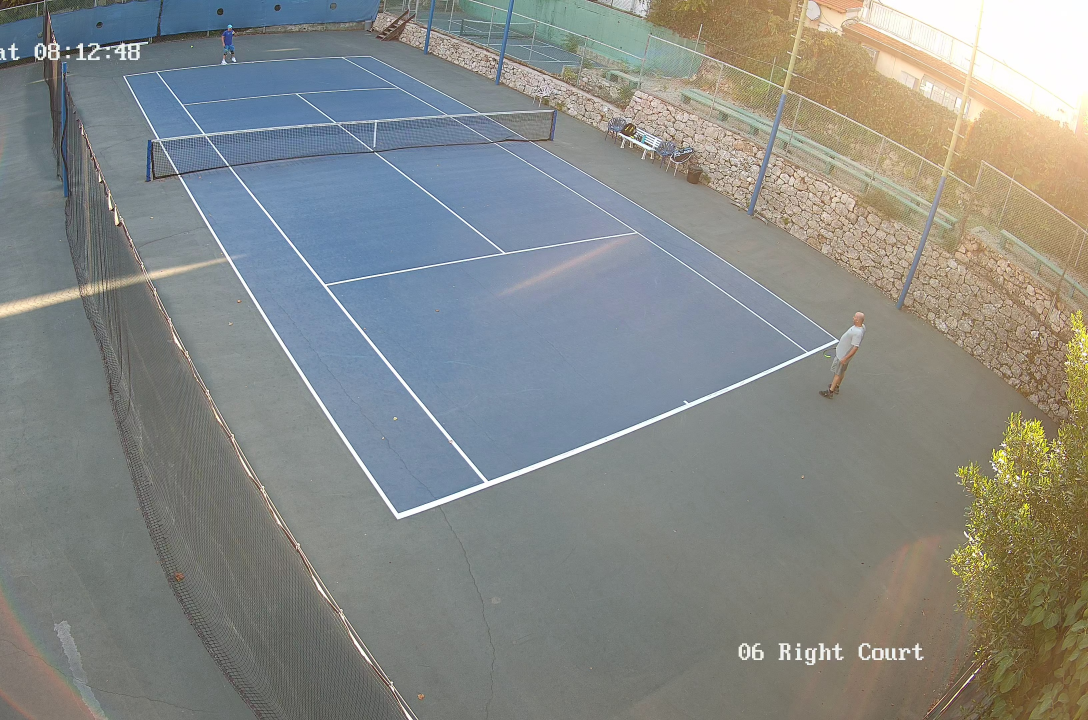
#> input picture original_frame.jpg, 3264 x 2160 px (shown at 1/3 size)
$ python -i night_serve_geometry.py   (imports and definitions only)
#> lines starting #> are read from the running program, lines starting #| are printed output that depends on the picture
#> further down, picture is the input picture: shape (2160, 3264, 3); mean B, G, R 134.5, 137.8, 135.1
"""Image-based baseline estimates for the fixed night camera."""
import cv2
import numpy as np


# [29 lines left out: function near_baseline, not called in this run]


def far_baseline(frame):
    """Locate the bright back boundary before the far service line."""
    height, width = frame.shape[:2]
#> height = 2160; width = 3264
    scale = 960.0 / width
#> scale = 0.294
    small = cv2.resize(frame, (960, int(round(height * scale))))
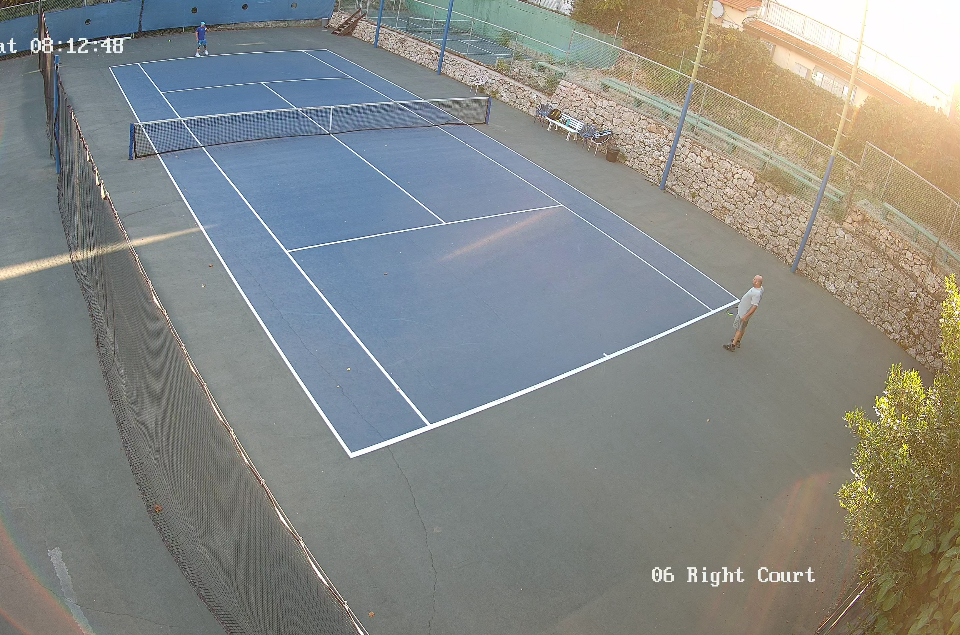
#> small: shape (635, 960, 3); mean B, G, R 134.4, 137.7, 135
    hsv = cv2.cvtColor(small, cv2.COLOR_BGR2HSV)
#> hsv: shape (635, 960, 3); mean H, S, V 62.3, 45.9, 148.9
    gray = cv2.cvtColor(small, cv2.COLOR_BGR2GRAY)
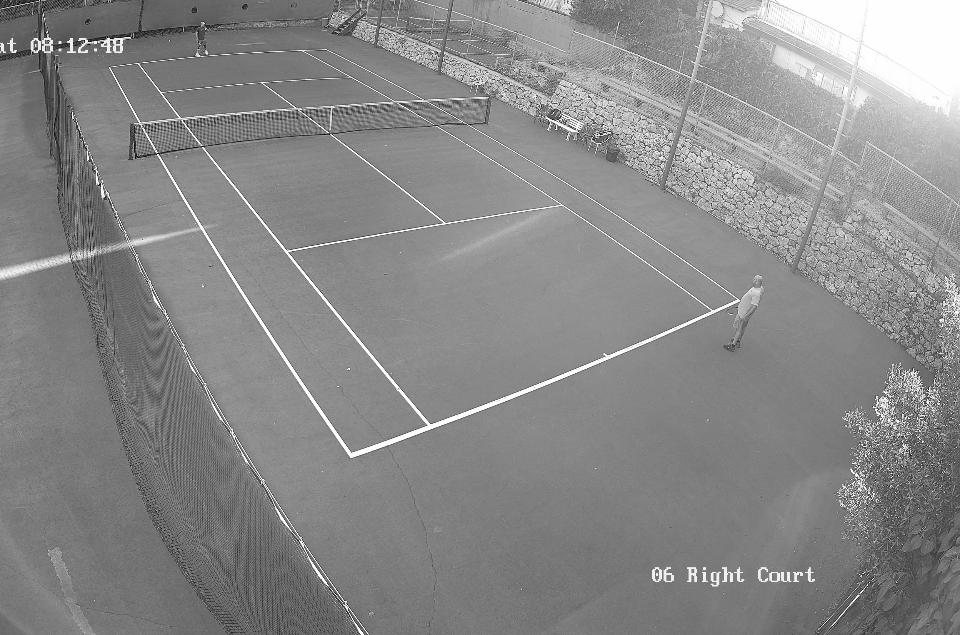
#> gray: shape (635, 960); min 2, max 255, mean 136.5
    contrast = cv2.subtract(gray, cv2.medianBlur(gray, 15))
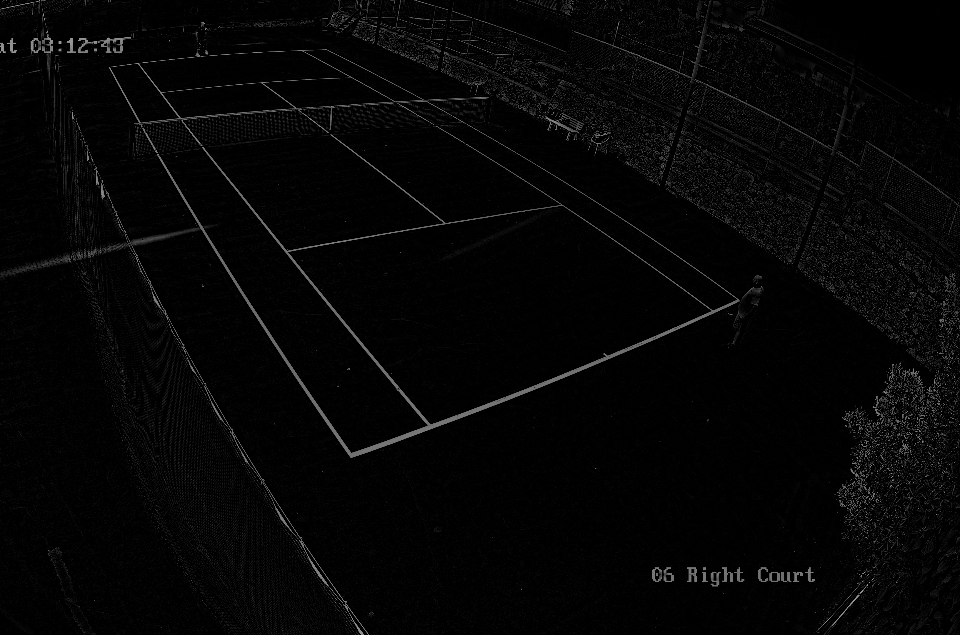
#> contrast: shape (635, 960); min 0, max 158, mean 5.5
    white = ((contrast >= 12) & (hsv[:, :, 1] <= 90) &
             (hsv[:, :, 2] >= 100)).astype(np.uint8) * 255
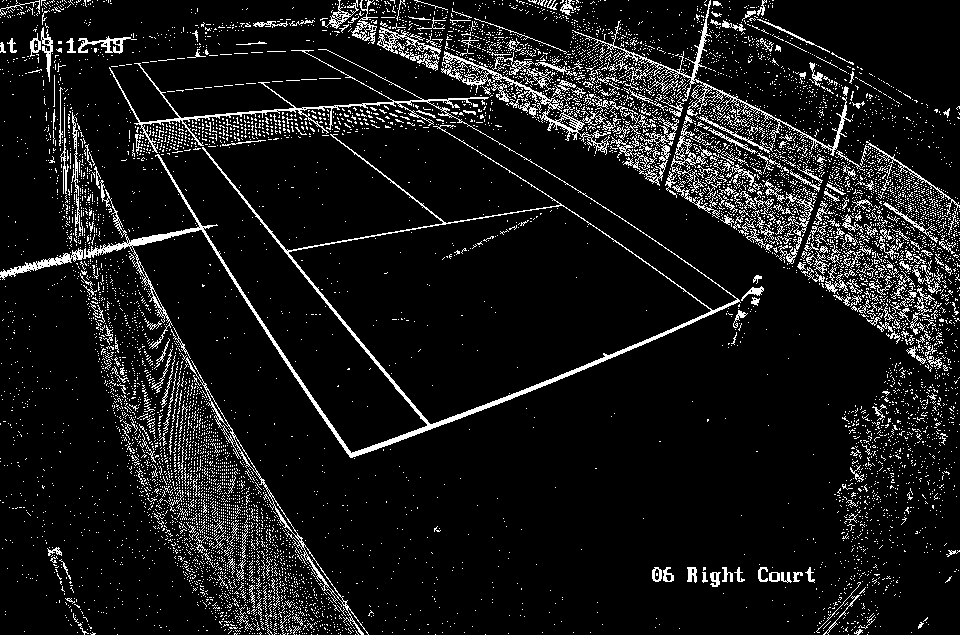
#> white: shape (635, 960); 9.2% white in thin lines or dots
    sh, sw = white.shape
#> sh = 635; sw = 960
    top, bottom = int(sh * .105), int(sh * .14)
#> top = 66; bottom = 88
    left, right = int(sw * .30), int(sw * .75)
#> left = 288; right = 720
    lines = cv2.HoughLinesP(white[top:bottom, left:right], 1, np.pi / 180,
                           threshold=20, minLineLength=int(sw * .06), maxLineGap=20)
#> lines = 27 rows, first 6: [161, 9, 416, 0], [183, 19, 420, 14], [240, 9, 427, 5], [166, 11, 406, 11], [168, 12, 410, 12], [171, 14, 308, 21]
    candidates = []
    if lines is not None:
        for x1, y1, x2, y2 in np.asarray(lines).reshape(-1, 4):
            if abs(x2 - x1) < sw * .06 or abs(y2 - y1) > abs(x2 - x1) * .10:
                continue
            candidates.extend([(x1 + left, y1 + top), (x2 + left, y2 + top)])
#> this loop made 27 passes
#> (x1, y1, x2, y2) on passes 1 to 12: (161, 9, 416, 0), (183, 19, 420, 14), (240, 9, 427, 5), (166, 11, 406, 11), (168, 12, 410, 12), (171, 14, 308, 21), (147, 4, 378, 0), (164, 13, 408, 13), (179, 14, 419, 18), (163, 10, 407, 10), (157, 7, 301, 0), (341, 3, 409, 4)
#> after the loop, candidates = 54 pairs, first value 416 to 715, second value 66 to 87
    if not candidates:
        return None
    points = np.asarray(candidates, dtype=float)
#> points has the same summary as candidates
    for _ in range(3):
        if len(points) < 4 or np.ptp(points[:, 0]) < sw * .18:
            return None
        a, b = np.polyfit(points[:, 0], points[:, 1], 1)
        errors = np.abs(points[:, 1] - (a * points[:, 0] + b))
        points = points[errors <= max(2.5, 3 * np.median(errors))]
    if len(points) < 4 or np.ptp(points[:, 0]) < sw * .18:
        return None
    a, b = np.polyfit(points[:, 0], points[:, 1], 1)
    return {'a': a, 'b': b / scale, 'source': 'night image far baseline'}


# [144 lines left out: functions far_service_box, near_service_box, local_sideline_x, not called in this run]

>>> import cv2
>>> picture = cv2.imread('original_frame.jpg')
>>> result = far_baseline(picture)
#> result = {'a': 0.00942, 'b': 239.4, 'source': 'night image far baseline'}
